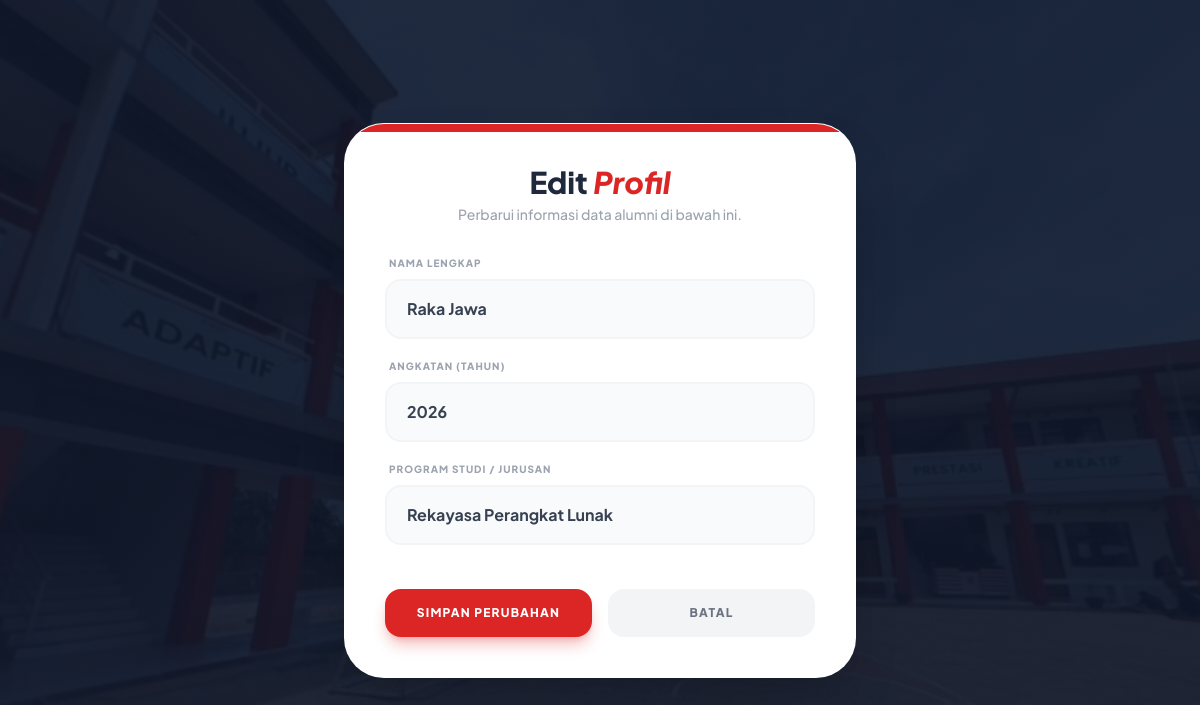
The page /edit.php?id=2 (signed in) on the database its author committed.
### tables this page shows
CREATE TABLE `alumni` (
  `id_alumni` int NOT NULL,
  `nama` varchar(50) NOT NULL,
  `angkatan` int NOT NULL,
  `jurusan` varchar(50) NOT NULL
);

### edit.php (the view, shortened to what this page needs)
<?php
include 'koneksi.php';
$id = mysqli_real_escape_string($koneksi, $_GET['id']);
$role_saya = $_SESSION['role'];
$data = mysqli_query($koneksi, "SELECT * FROM alumni WHERE id_alumni='$id'");
$d = mysqli_fetch_assoc($data);
?>
<!DOCTYPE html>
<html lang="id">
<head>
    <script src="https://cdn.tailwindcss.com"></script>
</head>
<body class="bg-custom min-h-screen flex items-center justify-center p-6 antialiased">
    <div class="bg-white p-10 rounded-[2.5rem] shadow-2xl w-full max-w-lg border border-white/20 relative overflow-hidden">
        <div class="absolute top-0 left-0 right-0 h-2 bg-red-600"></div>
        <div class="mb-8 text-center">
            <h2 class="text-3xl font-black text-[#1e293b]">Edit <span class="text-red-600 italic">Profil</span></h2>
            <p class="text-gray-400 text-sm font-medium mt-1">Perbarui informasi data alumni di bawah ini.</p>
        </div>
        <form method="POST" class="space-y-5">
            <div>
                <label class="block text-[10px] font-black text-gray-400 uppercase tracking-widest mb-2 ml-1">Nama Lengkap</label>
                <input type="text" name="nama" value="<?= htmlspecialchars($d['nama']) ?>"
                       class="w-full px-5 py-4 bg-gray-50 border-2 border-gray-100 rounded-2xl focus:ring-2 focus:ring-red-500 focus:border-red-500 outline-none transition-all font-bold text-gray-700" required>
            </div>
            <div>
                <label class="block text-[10px] font-black text-gray-400 uppercase tracking-widest mb-2 ml-1">Angkatan (Tahun)</label>
                <input type="number" name="angkatan" value="<?= htmlspecialchars($d['angkatan']) ?>"
                       class="w-full px-5 py-4 bg-gray-50 border-2 border-gray-100 rounded-2xl focus:ring-2 focus:ring-red-500 focus:border-red-500 outline-none transition-all font-bold text-gray-700" required>
            </div>
            <div>
                <label class="block text-[10px] font-black text-gray-400 uppercase tracking-widest mb-2 ml-1">Program Studi / Jurusan</label>
                <select name="jurusan" class="w-full px-5 py-4 bg-gray-50 border-2 border-gray-100 rounded-2xl focus:ring-2 focus:ring-red-500 focus:border-red-500 outline-none transition-all font-bold text-gray-700 appearance-none">
                    <option value="Rekayasa Perangkat Lunak" <?= $d['jurusan'] == 'Rekayasa Perangkat Lunak' ? 'selected' : '' ?>>Rekayasa Perangkat Lunak</option>
                </select>
            </div>
            <div class="pt-6 flex flex-col sm:flex-row gap-4">
                <button type="submit" name="submit"
                        class="flex-1 bg-red-600 text-white font-black py-4 rounded-2xl hover:bg-red-700 transition-all shadow-lg shadow-red-600/30 active:scale-95 uppercase text-xs tracking-widest">
                    Simpan Perubahan
                </button>
                <a href="<?= ($role_saya == 'admin' || $role_saya == 'superadmin') ? 'dashboard_admin.php' : 'dashboard_user.php' ?>"
                   class="flex-1 bg-gray-100 text-gray-500 text-center py-4 rounded-2xl font-black hover:bg-gray-200 transition-all uppercase text-xs tracking-widest">
                    Batal
                </a>
            </div>
        </form>
    </div>
</body>
</html>

### edit.php (style rules this page uses)
body { font-family: 'Plus Jakarta Sans', sans-serif; }
.bg-custom { background: linear-gradient(rgba(15, 23, 42, 0.9), rgba(15, 23, 42, 0.9)), url('background.jpg'); background-size: cover; background-position: center; background-attachment: fixed; }

### rows shown on the page
alumni: nama "Raka Jawa", angkatan "2026", jurusan "Rekayasa Perangkat Lunak"
